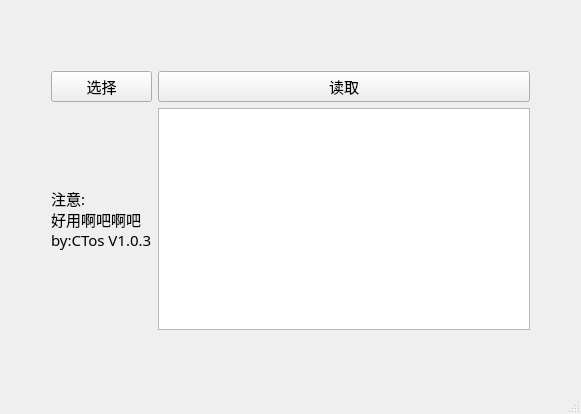
<?xml version="1.0" encoding="UTF-8"?>
<ui version="4.0">
 <class>MainWindow</class>
 <widget class="QMainWindow" name="MainWindow">
  <property name="geometry">
   <rect>
    <x>0</x>
    <y>0</y>
    <width>581</width>
    <height>414</height>
   </rect>
  </property>
  <property name="sizePolicy">
   <sizepolicy hsizetype="Preferred" vsizetype="Preferred">
    <horstretch>0</horstretch>
    <verstretch>0</verstretch>
   </sizepolicy>
  </property>
  <property name="font">
   <font>
    <family>Bender</family>
    <pointsize>11</pointsize>
   </font>
  </property>
  <property name="windowTitle">
   <string>MainWindow</string>
  </property>
  <widget class="QWidget" name="centralWidget">
   <widget class="QWidget" name="gridLayoutWidget">
    <property name="geometry">
     <rect>
      <x>40</x>
      <y>60</y>
      <width>501</width>
      <height>281</height>
     </rect>
    </property>
    <layout class="QGridLayout" name="gridLayout">
     <item row="1" column="0">
      <widget class="QLabel" name="label_2">
       <property name="text">
        <string>注意:
好用啊吧啊吧
by:CTos V1.0.3</string>
       </property>
      </widget>
     </item>
     <item row="0" column="0">
      <widget class="QPushButton" name="pushButton">
       <property name="text">
        <string>选择</string>
       </property>
      </widget>
     </item>
     <item row="0" column="1">
      <widget class="QPushButton" name="pushButton_2">
       <property name="text">
        <string>读取</string>
       </property>
      </widget>
     </item>
     <item row="1" column="1">
      <widget class="QListView" name="listView"/>
     </item>
    </layout>
   </widget>
  </widget>
  <widget class="QStatusBar" name="statusBar"/>
 </widget>
 <layoutdefault spacing="6" margin="11"/>
 <resources/>
 <connections>
  <connection>
   <sender>pushButton</sender>
   <signal>clicked()</signal>
   <receiver>MainWindow</receiver>
   <slot>read()</slot>
   <hints>
    <hint type="sourcelabel">
     <x>71</x>
     <y>95</y>
    </hint>
    <hint type="destinationlabel">
     <x>54</x>
     <y>39</y>
    </hint>
   </hints>
  </connection>
  <connection>
   <sender>pushButton_2</sender>
   <signal>clicked()</signal>
   <receiver>MainWindow</receiver>
   <slot>file()</slot>
   <hints>
    <hint type="sourcelabel">
     <x>140</x>
     <y>90</y>
    </hint>
    <hint type="destinationlabel">
     <x>161</x>
     <y>38</y>
    </hint>
   </hints>
  </connection>
 </connections>
 <slots>
  <slot>read()</slot>
  <slot>read_path(QString)</slot>
  <slot>file()</slot>
 </slots>
</ui>
